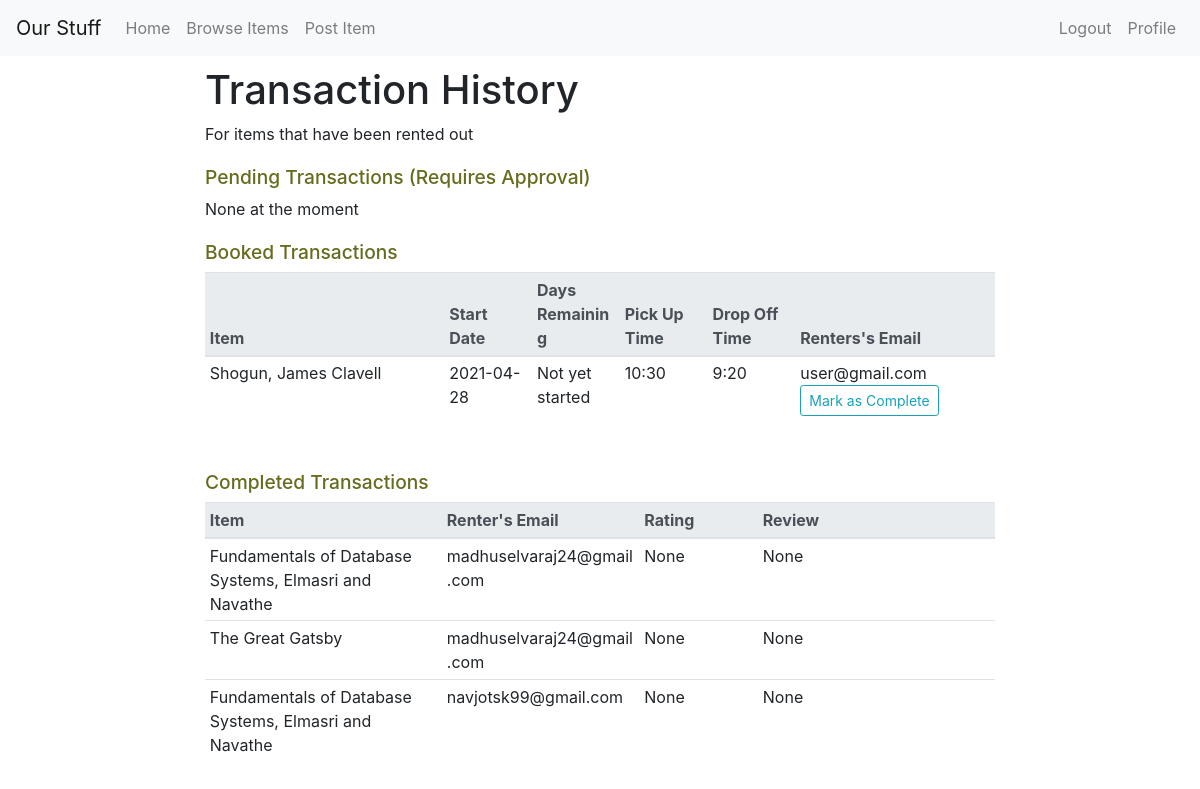
Page /profile/owner/transactions/all (signed in) on the committed database.
### tables this page shows
CREATE TABLE RENTAL
(
    tID				INTEGER		PRIMARY KEY,
    Renter_email	TEXT		NOT NULL,
    Owner_email		TEXT		NOT NULL,
    Item_title		TEXT		NOT NULL,
    Start_date		TEXT		NOT NULL,
    Duration		INTEGER		NOT NULL,
    Pick_up_time	TEXT		NOT NULL,
    Drop_off_time	TEXT		NOT NULL,
    Type			TEXT		NOT NULL,
    Rating			INTEGER     DEFAULT NULL,
    Review			TEXT        DEFAULT NULL,
    CONSTRAINT
        RENTER_FK FOREIGN KEY (Renter_email) REFERENCES USER(Email)
            ON DELETE SET NULL       ON UPDATE CASCADE,
    CONSTRAINT
        OWNER_FK FOREIGN KEY (Owner_email) REFERENCES USER(Email)
            ON DELETE SET NULL      ON UPDATE CASCADE,
    CONSTRAINT
        ITM_FK FOREIGN KEY (Item_title, Owner_email) REFERENCES ITEM(Title, Owner_email)
            ON DELETE SET NULL      ON UPDATE CASCADE
);

### OurStuff.py (the view, shortened to what this page needs)
@app.route('/profile/owner/transactions/all', methods = ['GET', 'POST'])
@login_required
def ownerTransactions():
    db = get_db()
    cur = db.cursor()
    pending = cur.execute('SELECT * FROM RENTAL WHERE Owner_email=? AND Type=?', (g.user['Email'],'pending',)).fetchall() # need to approve
    booked = cur.execute('SELECT * FROM RENTAL WHERE Owner_email=? AND Type=?', (g.user['Email'],'booked',)).fetchall() # active rental
    days_remaining = determineDaysRemaining(booked) # determine the number of days remaining for each booked rental
    complete = cur.execute('SELECT * FROM RENTAL WHERE Owner_email=? AND Type=?', (g.user['Email'],'complete',)).fetchall() # item returned
    if request.method=='GET':
        if pending and booked and complete:
            return render_template('ownerTransactions.html', pending = pending, booked = booked, days_remaining = days_remaining, complete = complete, zip=zip)
        elif pending and booked:
            return render_template('ownerTransactions.html', pending = pending, booked = booked, days_remaining = days_remaining, zip=zip)
        elif pending and complete:
            return render_template('ownerTransactions.html', pending = pending, complete = complete)
        elif booked and complete:
            return render_template('ownerTransactions.html', booked = booked, complete = complete, days_remaining = days_remaining, zip=zip)
        elif pending:
            return render_template('ownerTransactions.html', pending = pending)
        elif booked:
            return render_template('ownerTransactions.html', booked = booked, days_remaining = days_remaining, zip=zip)
        elif complete:
            return render_template('ownerTransactions.html', complete = complete)
        else:
            return render_template('ownerTransactions.html')

### OurStuff.py (called while the page is built)
def determineDaysRemaining(booked):
    days_remaining=[]
    for r in booked:
        start = datetime.strptime(r[4], '%Y-%m-%d')
        today = datetime.now()
        if today<start:
            days_remaining.append("Not yet started")
        else:
            diff = today - start
            remaining = r[5] - diff.days
            days_remaining.append(str(remaining) + " days")
    return days_remaining

### admin.py (called while the page is built)
@bp.before_app_request
def load_logged_in_admin():
    admin = session.get('admin')
    if admin is None:
        g.admin = None
    else:
        g.admin = get_db().execute(
            'SELECT * FROM ADMIN WHERE Admin_ID = ?', (admin,)
        ).fetchone()

### auth.py (called while the page is built)
@bp.before_app_request
def load_logged_in_user():
    user_id = session.get('user_id')
    if user_id is None:
        g.user = None
    else:
        g.user = get_db().execute(
            'SELECT * FROM user WHERE email = ?', (user_id,)
        ).fetchone()

def login_required(view):
    @functools.wraps(view)
    def wrapped_view(**kwargs):
        if g.user is None:
            flash("Please login or sign up to continue", "primary")
            return redirect(url_for('auth.login'))
        return view(**kwargs)
    return wrapped_view

### db.py (called while the page is built)
def get_db():
    if 'db' not in g:
        g.db = sqlite3.connect(db_name)
        g.db.row_factory = sqlite3.Row
    return g.db

### templates/ownerTransactions.html
{% extends "base.html" %}
{% block content %}
        <div class="row">
            <div class="col">
            </div>
            <div class="col-8">
              <h1 class="transaction-heading">Transaction History</h1>
              <h8>For items that have been rented out</h8>
              <h6>Pending Transactions (Requires Approval)</h6>
              {% if pending%}
                <table class="table table-sm transaction-table" width="100%">
                  <thead class="thead-light">
                    <tr>
                      <th scope="col" style="width:30%" >Item</th>
                      <th scope="col" style="width:11%">Start Date</th>
                      <th scope="col" style="width:11%">Duration</th>
                      <th scope="col" style="width:11%">Pick Up Time</th>
                      <th scope="col" style="width:11%">Drop Off Time</th>
                      <th scope="col" style="width:25%">Renters's Email</th>
                    </tr>
                  </thead>
                  <tbody>
                    {% for row in pending %}
                      <tr>
                        <td>{{row[3]}}</td>
                        <td>{{row[4]}}</td>
                        <td>{{row[5]}} days</td>
                        <td>{{row[6]}}</td>
                        <td>{{row[7]}}</td>
                        <td>{{row[1]}}
                          <form method="POST" action="{{ url_for('ownerTransactions', t=1)}}">
                            <button name="approveBtn" type="submit" class="btn btn-outline-info btn-sm btn float-left" value={{row[0]}}>Approve</button
                          </form>
                        </td>
                      </tr>
                    {% endfor %}
                  </tbody>
                </table>
              {% else %}
              <h8>None at the moment</h8>
              {% endif %}
              <h6>Booked Transactions</h6>
              {% if booked%}
                <table class="table table-sm transaction-table" width="100%">
                  <thead class="thead-light">
                    <tr>
                      <th scope="col" style="width:30%">Item</th>
                      <th scope="col" style="width:11%">Start Date</th>
                      <th scope="col" style="width:11%">Days Remaining</th>
                      <th scope="col" style="width:11%">Pick Up Time</th>
                      <th scope="col" style="width:11%">Drop Off Time</th>
                      <th scope="col" style="width:25%">Renters's Email</th>
                    </tr>
                  </thead>
                  <tbody>
                    {% for (row, i) in zip(booked,days_remaining) %}
                      <tr>
                        <td>{{row[3]}}</td>
                        <td>{{row[4]}}</td>
                        <td>{{i}}</td>
                        <td>{{row[6]}}</td>
                        <td>{{row[7]}}</td>
                        <td>{{row[1]}}
                          <form method="POST" action="{{ url_for('ownerTransactions', t=0)}}">
                            <button name="completeBtn" type="submit" class="btn btn-outline-info btn-sm btn float-left" value={{row[0]}}>Mark as Complete</button>
                          </form>
                        </td>
                      </tr>
                    {% endfor %}
                  </tbody>
                </table>
              {% else %}
              <h8>None at the moment</h8>
              {% endif %}
              <h6>Completed Transactions</h6>
              {% if complete%}
                <table class="table table-sm transaction-table" width="100%">
                  <thead class="thead-light">
                    <tr>
                      <th scope="col" style="width:30%">Item</th>
                      <th scope="col" style="width:25%">Renter's Email</th>
                      <th scope="col" style="width:15%">Rating</th>
                      <th scope="col" style="width:30%">Review</th>
                    </tr>
                  </thead>
                  <tbody>
                    {% for row in complete %}
                      <tr>
                        <td>{{row[3]}}</td>
                        <td>{{row[1]}}</td>
                        <td>{{row[9]}}</td>
                        <td>{{row[10]}}</td>
                      </tr>
                    {% endfor %}
                  </tbody>
                </table>
              {% else %}
              <h8>None at the moment</h8>
              {% endif %}
            </div>
            <div class="col">
            </div>
        </div>
{% endblock content%}

### static/custom.css (style rules this page uses)
h1 { padding-top: 10px; padding-bottom: 20px; }
.transaction-heading { padding-top: 10px; padding-bottom: 0px; }
h6 { padding-top: 20px; color: #676b1d; font-size: 120% !important; }
.transaction-table { table-layout: fixed; overflow-wrap: break-word; word-wrap:break-word; margin-bottom: 30px; }

### rows in the picture
RENTAL: Item_title "Shogun, James Clavell", Start_date "2021-04-28", i "Not yet started", Pick_up_time "10:30", Drop_off_time "9:20", Renter_email "user@gmail.com", {{ row[0] }} 7 (drawn)
RENTAL: Item_title "Fundamentals of Database Systems, Elmasri and Navathe", Renter_email "madhuselvaraj24@gmail.com", row "None"
RENTAL: Item_title "The Great Gatsby", Renter_email "madhuselvaraj24@gmail.com", row "None"
RENTAL: Item_title "Fundamentals of Database Systems, Elmasri and Navathe", Renter_email "navjotsk99@gmail.com", row "None"
